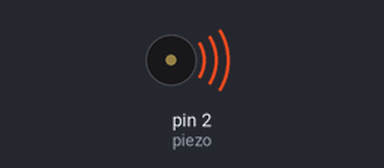
Simulated run of this sketch. Board: Arduino Uno, built with avr-gcc and run on an emulated ATmega328P. On the bench: buzzer (waves = sounding).

Above: at 0.05 s.
Timing chart, 0 to 3.0 s (numbered marks = the images above):
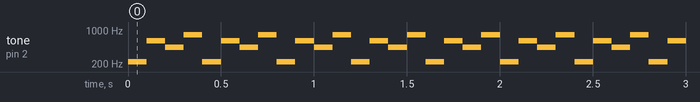

Measured:
- by itself, tone on pin 2 (piezo): repeats every 0.40 s: 600 Hz 0.10 s, 440 Hz 0.10 s, 800 Hz 0.10 s, 220 Hz 0.10 s

The sketch:

piezo.ino
```cpp
const int piezo = 2;                    // piezo transducer pin
int myFreq[4] = {220, 600, 440, 800};   // array of 4 integers for tone frequency (in Hz)

void setup() // setup runs once
{
  // nothing to do in setup
}

void loop() // loop runs once but loops forever
{
  for (int i = 0; i < 4; i++)     // for i = 0 to i = 3 ...
  {
    tone(piezo, myFreq[i], 100);  // generate a square wave on piezo pin based on myFreq[i] value
    delay(100);                   // tone off duration using delay() function
  }
}
```
